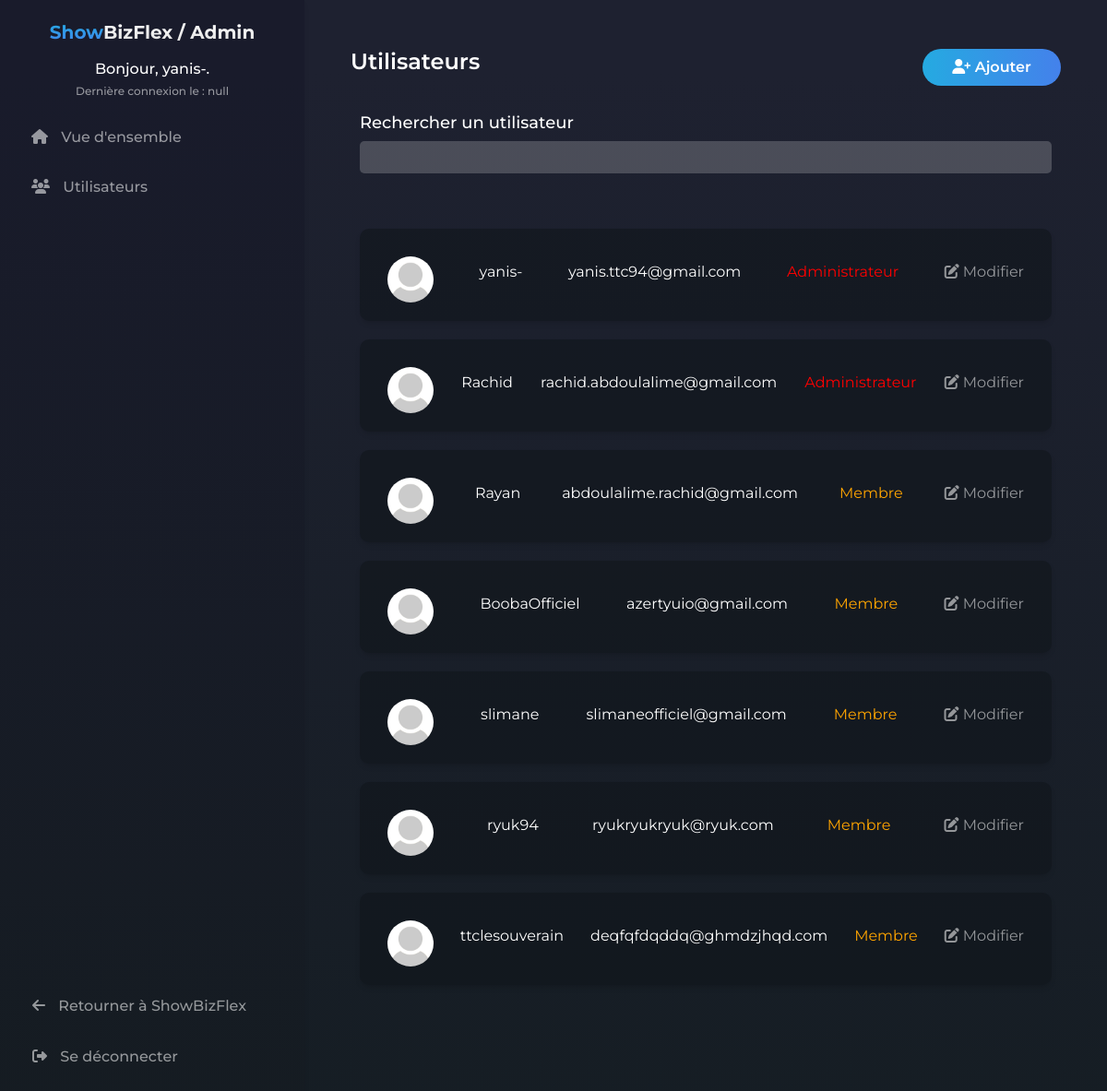
The page /admin/?module=users (signed in) on the database its author committed.
### tables this page shows
CREATE TABLE `User` (
  `id` bigint(20) UNSIGNED NOT NULL,
  `username` varchar(50) NOT NULL,
  `email` varchar(60) NOT NULL,
  `password` varchar(255) NOT NULL,
  `idRole` bigint(20) UNSIGNED NOT NULL,
  `register_date` datetime NOT NULL DEFAULT CURRENT_TIMESTAMP,
  `show_setup` tinyint(1) NOT NULL,
  `avatar_file` tinytext NOT NULL,
  `banner_file` tinytext NOT NULL,
  `about` text,
  `color` tinytext NOT NULL,
  `forgot_auth` mediumtext,
  `adult` tinyint(1) NOT NULL,
  `private` tinyint(1) NOT NULL
);

### admin/Modules/ModUsers/Cont_Users.php (called while the page is built, shortened)
<?php
require_once('Model_Users.php');
require_once('View_Users.php');
class ContUsers
{
    private $view;
    private $model;
    public function __construct()
    {
        $this->view = new ViewUsers();
        $this->model = new ModelUsers();
    }
    public function overview() {
        $this->view->show_overview($this->model->getUserListString());
    }
    public function exec() {
        $this->view->view();
    }
}

### admin/Controller.php (called while the page is built, shortened)
<?php
class Controller
{
    private $module;
    public function __construct()
    {
        $this->module = isset($_GET['module']) ? $_GET['module'] : "panel";
    }
    public function exec()
    {
        switch ($this->module) {
            case 'users':
                new ModUsers();
            break;
        }
    }
}
?>

### admin/index.php (called while the page is built, shortened)
<?php
include_once("Controller.php");
$controller = new Controller();
$controller->exec();
include_once('Layout.php');
?>

### admin/Modules/ModUsers/Model_Users.php (the view, shortened to what this page needs)
<?php
class ModelUsers extends PDOConnection
{
    public function getUserListString() {
        $stmt = parent::$db->prepare("SELECT * FROM User");
        $stmt->execute();
        $result = $stmt->fetchAll();
        $userListString = '';
        foreach ($result as $index => $value) {
            if ($value['idRole'] == 2) {
                $role = '<span style="color:orange">Membre</span>';
            } else {
                $role = '<span style="color:red">Administrateur</span>';
            }
            $userListString .= '<div class="user-item">
            <div class="user-infos">
              <img src="../Assets/images/avatar/'. $value['avatar_file'] .'" />
              <p>'. $value['username'] .'</p>
              <p>'. $value['email'] .'</p>
              <p>'. $role .'</p>
              <a href="./?module=users&action=editUser&id=' . $value['id'] . '"><p><i class="fa-solid fa-pen-to-square"></i> Modifier</p></a>
            </div>
          </div>';
        }
        return $userListString;
    }
}
?>

### admin/Assets/css/style.css (style rules this page uses)
:root { --primary-color: linear-gradient(180.2deg, rgb(30, 33, 48) 6.8%, rgb(19, 28, 32) 131%); --darker-primary-color: linear-gradient(180.2deg, rgb(25, 27, 43) 6.8%, rgb(20, 28, 31) 131%); --more-darker-primary-color: linear-gradient(180.2deg, rgb(29, 30, 46) 6.8%, rgb(17, 25, 27) 131%); --primary-text-color: #3f86ed; --primary-gradient: linear-gradient(to right, #25aae1, #4481eb, #04befe, #3f86ed); --secondary-color: rgb(255, 255, 255); --tran-05: all 0.5s ease; --tran-03: all 0.3s ease; --tran-03: all 0.2s ease; }
html { height: auto }
body { font-family: 'Montserrat', sans-serif; font-weight: normal; font-style: normal; -webkit-font-smoothing: antialiased; margin: 3px auto 60px; background: linear-gradient(180.2deg, rgb(30, 33, 48) 6.8%, rgb(19, 28, 32) 131%); color: rgba(255, 255, 255, 0.55); display: flex; flex-direction: column; min-height: 100vh }
a { text-decoration: none; color: rgba(255, 255, 255, 0.55) }
.user-item { border-radius: 10px; height: 100px; background-color: #11161b93; box-shadow: rgba(0, 0, 0, 0.1) 0px 4px 6px -1px, rgba(0, 0, 0, 0.06) 0px 2px 4px -1px; padding: 30px; color: white; transition: transform 0.2s; }
.user-item img { width: 50px; height: 50px; border-radius: 50%; }
.user-infos { display: flex; align-items: center; justify-content: space-between; }

### rows shown on the page
user: avatar_file (picture), username "yanis-", email "yanis.ttc94@gmail.com", shows "Administrateur"
user: avatar_file (picture), username "Rachid", email "rachid.abdoulalime@gmail.com", shows "Administrateur"
user: avatar_file (picture), username "Rayan", email "abdoulalime.rachid@gmail.com", shows "Membre"
user: avatar_file (picture), username "BoobaOfficiel", email "azertyuio@gmail.com", shows "Membre"
user: avatar_file (picture), username "slimane", email "slimaneofficiel@gmail.com", shows "Membre"
user: avatar_file (picture), username "ryuk94", email "ryukryukryuk@ryuk.com", shows "Membre"
user: avatar_file (picture), username "ttclesouverain", email "deqfqfdqddq@ghmdzjhqd.com", shows "Membre"

### other values the page prints
$_SESSION['admin_username'] "yanis-"
